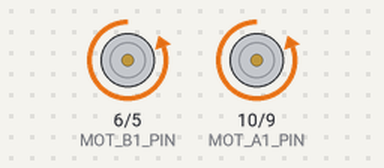
This sketch was run on a simulated Arduino Uno, built with avr-gcc and run on an emulated ATmega328P. On the bench: motor-driver pin pairs drawn as motors (green arrow = first pin HIGH = forward, orange = second pin HIGH = backward, longer = more drive).

Above: at 0.1 s.
Timing chart, 0 to 1.6 s (numbered marks = the images above):
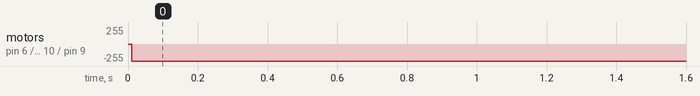

The sketch:

pid.ino
```cpp
#include "PID.h"


void setup() {
    Serial.begin(115200);

    initMotorPins();
}

void loop() {
    updatePID(0);

    delay(10);
}
```

PID.cpp
```cpp
#include "PID.h"


float previousError = 0;
float integral = 0;
uint32_t lastTime = 0;

// Function to set motor speeds
void setMotorPWM(uint16_t pwm, uint8_t IN1_PIN, uint8_t IN2_PIN) {
  if (pwm < 0) {  // Reverse speeds
    analogWrite(IN1_PIN, -pwm);
    digitalWrite(IN2_PIN, LOW);
  } else {  // Stop or forward
    digitalWrite(IN1_PIN, LOW);
    analogWrite(IN2_PIN, pwm);
  }
}

void initMotorPins() {
  pinMode(MOT_A1_PIN, OUTPUT);
  pinMode(MOT_A2_PIN, OUTPUT);
  pinMode(MOT_B1_PIN, OUTPUT);
  pinMode(MOT_B2_PIN, OUTPUT);

  // Turn off motors - Initial state
  digitalWrite(MOT_A1_PIN, LOW);
  digitalWrite(MOT_A2_PIN, LOW);
  digitalWrite(MOT_B1_PIN, LOW);
  digitalWrite(MOT_B2_PIN, LOW);
}

void updatePID(uint16_t position) {
  // Calculate PID control output
  uint32_t currentTime = millis();
  float deltaTime = (currentTime - lastTime) / 1000.0;  // Time difference in seconds

  // Proportional term
  float error = targetPosition - position;

  // Integral term
  integral += error * deltaTime;

  // Derivative term
  float derivative = (error - previousError) / deltaTime;

  // PID output
  float correction = (Kp * error) + (Ki * integral) + (Kd * derivative);

  // Apply correction to motor speeds
  uint16_t motorA_speed = constrain(1023 - correction, -1023, 1023);  // Motor A speed
  uint16_t motorB_speed = constrain(1023 + correction, -1023, 1023);  // Motor B speed

  // Set motor speeds
  setMotorPWM(motorA_speed, MOT_A1_PIN, MOT_A2_PIN);  // Set motor A speed
  setMotorPWM(motorB_speed, MOT_B1_PIN, MOT_B2_PIN);  // Set motor B speed

  // Update variables for next loop
  previousError = error;
  lastTime = currentTime;
}
```

PID.h
```cpp
#ifndef PID_H
#define PID_H

#include "Arduino.h"


// Define control inputs
#define MOT_A1_PIN 10
#define MOT_A2_PIN 9
#define MOT_B1_PIN 6
#define MOT_B2_PIN 5

float Kp = 0.6;  // Proportional gain
float Ki = 0.0;  // Integral gain
float Kd = 0.1;  // Derivative gain
uint16_t targetPosition = 0;  // Target position (centered on the line)

void setMotorPWM(uint16_t pwm, uint8_t IN1_PIN, uint8_t IN2_PIN);
void initMotorPins();
void updatePID(uint16_t position);

#endif // PID_H
```

Measured:
- by itself, motor on pin 6 (MOT_B1_PIN) / pin 5 (MOT_B2_PIN), motor on pin 10 (MOT_A1_PIN) / pin 9 (MOT_A2_PIN): stopped → backward 255/255 at 0.01 s
